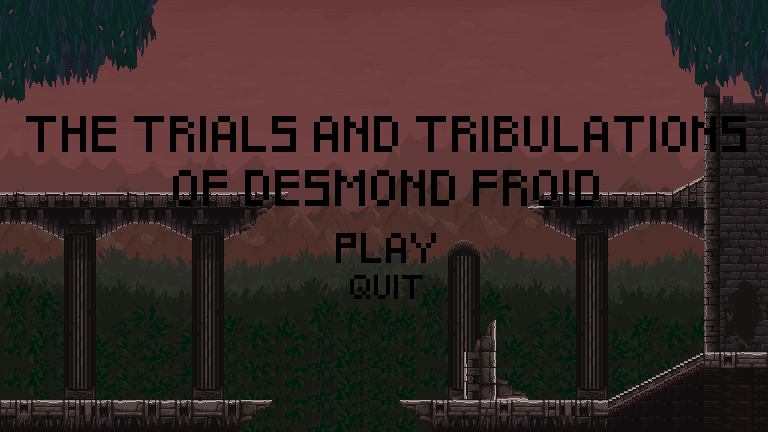

A level layout from a 2D game, rendered from its tile map. Below: a short description, then the map file with tile-grid data replaced by summaries:
An orthogonal 48x27 tile map with 16x16 px tiles, 9 tile layers (Sky, Skyline, Mountains, Grass2, ...), 7 tilesets, 1 image layer and 2 objects (play, quit).

<map version="1.5" tiledversion="1.7.2" orientation="orthogonal" renderorder="right-down" width="48" height="27" tilewidth="16" tileheight="16" infinite="0" nextlayerid="23" nextobjectid="26">
 <tileset firstgid="1" source="main_lev_build.tsx" />
 <tileset firstgid="10241" source="01 background.tsx" />
 <tileset firstgid="10865" source="05 background.tsx" />
 <tileset firstgid="11489" source="04 background.tsx" />
 <tileset firstgid="12113" source="03 background A.tsx" />
 <tileset firstgid="12737" source="02 background.tsx" />
 <tileset firstgid="13361" source="other_and_decorative.tsx" />
 <group id="6" name="Background">
  <layer id="1" name="Sky" width="48" height="27">
   <data>[1296 cells, 1152 non-empty, 624 distinct tile ids]</data>
  </layer>
  <layer id="5" name="Skyline" width="48" height="27">
   <data>[1296 cells, 673 non-empty, 351 distinct tile ids]</data>
  </layer>
  <layer id="4" name="Mountains" width="48" height="27">
   <data>[1296 cells, 600 non-empty, 289 distinct tile ids]</data>
  </layer>
  <layer id="3" name="Grass2" width="48" height="27">
   <data>[1296 cells, 576 non-empty, 194 distinct tile ids]</data>
  </layer>
  <layer id="2" name="Grass" width="48" height="27">
   <data>[1296 cells, 480 non-empty, 156 distinct tile ids]</data>
  </layer>
  <layer id="17" name="pillarstuff" width="48" height="27">
   <data>[1296 cells, 224 non-empty, 105 distinct tile ids]</data>
  </layer>
  <layer id="18" name="Tile Layer 9" width="48" height="27">
   <data>[1296 cells, 15 non-empty, 9 distinct tile ids]</data>
  </layer>
  <layer id="11" name="Trees" width="48" height="27">
   <data>[1296 cells, 101 non-empty, 57 distinct tile ids]</data>
  </layer>
 </group>
 <layer id="9" name="Foreground" width="48" height="27">
  <data>[1296 cells, 104 non-empty, 41 distinct tile ids]</data>
 </layer>
 <imagelayer id="21" name="MenuImage" offsetx="-214.167" offsety="-23.8333">
  <image source="menu.png" width="1200" height="492" />
 </imagelayer>
 <objectgroup id="19" name="Buttons">
  <object id="23" name="play" x="333.333" y="229.333" width="106.167" height="35.6667" />
  <object id="24" name="quit" x="346.333" y="271.667" width="81.5" height="28.1667" />
 </objectgroup>
</map>
